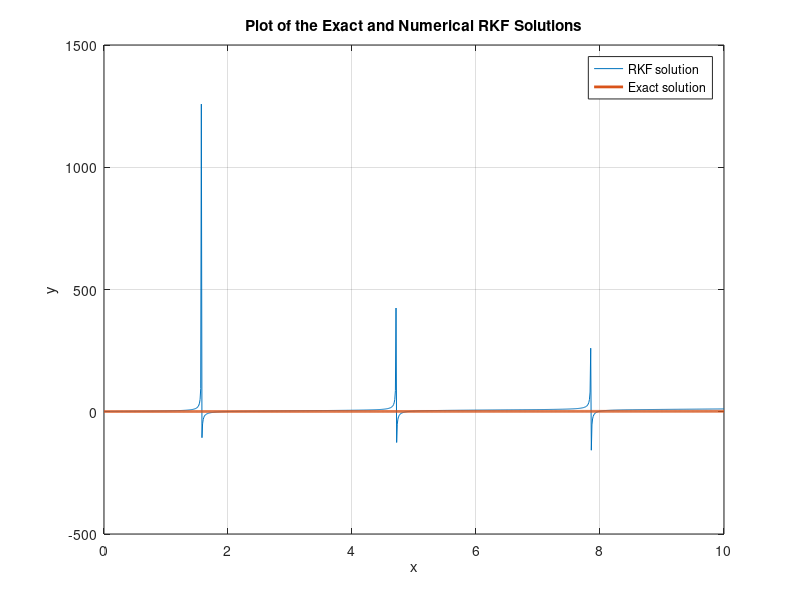
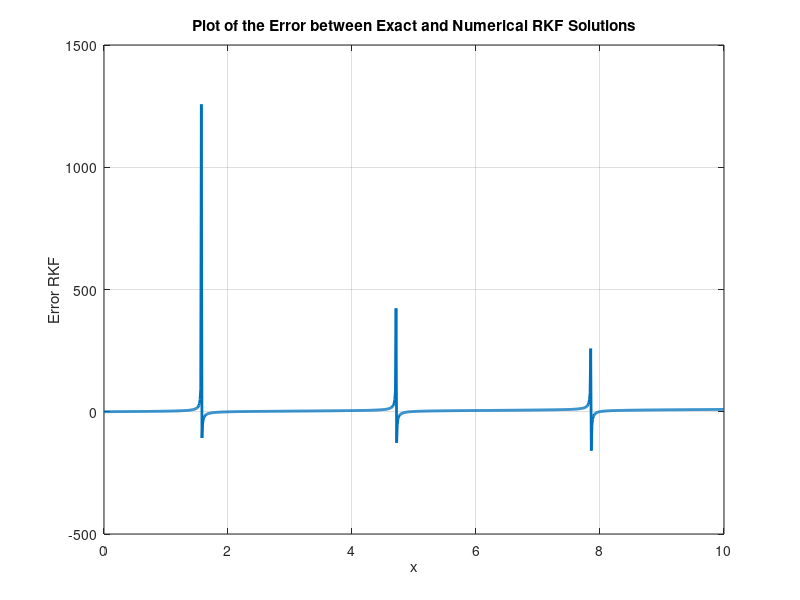

Write the MATLAB code that produced these figures, in order.
function runge_kutta_fehlber()
%% Inputs and Declaration
h = 0.01; % solution stepsize
x = 0:h:10; % input vector
% Function declaration
%f = @(x, y) (y-x-1)^2+2;
% Initial conditions
y_RKF(1) = 1;
gamma = [16/135, 0, 6656/12825, 28561/56430, -9/50, 2/55]; % vector related to RKF procdure

%% Core: Runge Kutta 6th order procedure
for i = 1:length(x)-1
k1 = h*f(x(i), y_RKF(i));                                                       k1 = double(k1);
k2 = h*f(x(i)+h/4, y_RKF(i)+k1/4);                                              k2 = double(k2);
k3 = h*f(x(i)+3/8*h, y_RKF(i)+3/32*k1+9/32*k2);                                 k3 = double(k3);
k4 = h*f(x(i)+12/13*h, y_RKF(i)+1932/2197*k1-7200/2197*k2+7296/2197*k3);        k4 = double(k4);
k5 = h*f(x(i)+h, y_RKF(i)+439/216*k1-8*k2+3680/513*k3-845/4104*k4);             k5 = double(k5);
k6 = h*f(x(i)+h/2, y_RKF(i)-8/27*k1+2*k2-3544/2565*k3+1859/4104*k4-11/40*k5);   k6 = double(k6);
K = [k1, k2, k3, k4, k5, k6];
y_RKF(i+1) = y_RKF(i) + sum(K.*gamma); % new solution
end

%% Analytical Exact Solution
y_exact = tan(x) + x + 1;
error_RKF = y_exact - y_RKF; % error between 

%% Plot and Comparison
w = figure(1);
plot(x, y_exact, x, y_RKF, 'LineWidth', 2);
grid on
xlabel('x')
ylabel('y')
title('Plot of the Exact and Numerical RKF Solutions')
legend('RKF solution', 'Exact solution')
print(w, '-dpng', '-r720', 'Exact_VS_RKF')
w = figure(2);
plot(x, error_RKF, 'LineWidth', 2);
grid on
xlabel('x')
ylabel('Error RKF')
title('Plot of the Error between Exact and Numerical RKF Solutions')
print(w, '-dpng', '-r720', 'Error_RKF')

end

function [der] = f(x, y)

g = 9.81;    %m/s^2
m = 10^(-2); %kg
k = 10^(-4); %kg/m
der = (m * g) - (k * y^2);

end
